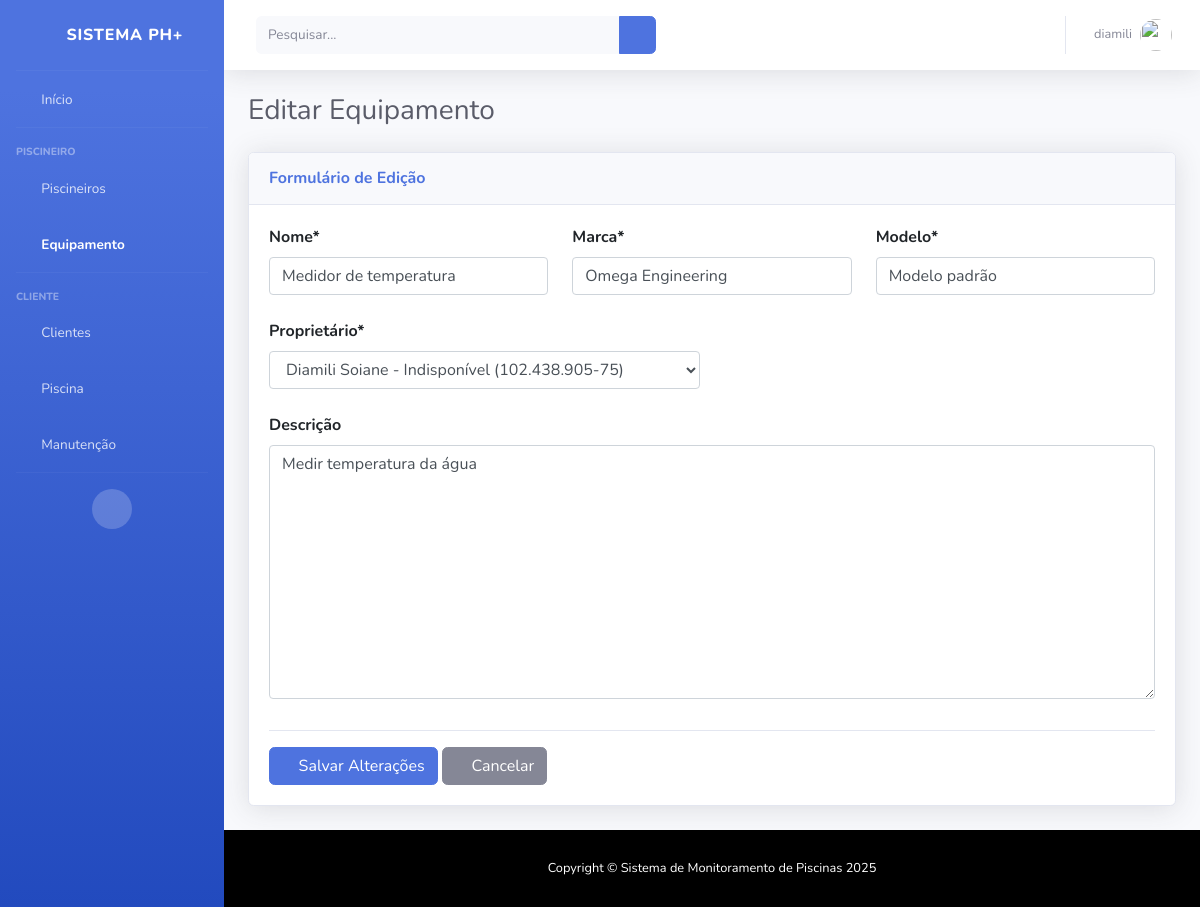
/equipamento/edit/1/ (signed in), run on the app's committed database.
### equipamento/models.py (models this page shows, shortened)
class Equipamento(models.Model):
    nome = models.CharField(max_length=100)
    descricao = models.TextField()
    marca = models.CharField(max_length=50)
    modelo = models.CharField(max_length=50)
    proprietario = models.ForeignKey(Piscineiro, on_delete=models.CASCADE, related_name="equipamentos")

### equipamento/views.py (the view)
# urls.py: path('edit/<int:id_equipamento>/', views.edit, name="equipamento_edit"),
@login_required
def edit(request, id_equipamento):
    if not (user_is_piscineiro(request.user) or user_is_admin(request.user)):
        return HttpResponseForbidden("Acesso restrito a piscineiros e administradores")
    equipamento = get_object_or_404(Equipamento, id=id_equipamento)
    if request.method == 'POST':
        form = EquipamentoForm(request.POST, instance=equipamento)
        if form.is_valid():
            form.save()
            return HttpResponseRedirect('/equipamento/')
    else:
        form = EquipamentoForm(instance=equipamento)
    return render(request, 'equipamento/edit.html', {'form': form})

### equipamento/forms.py
class EquipamentoForm(ModelForm):
    class Meta:
        model = Equipamento
        fields = ["nome", "descricao", "marca", "modelo", "proprietario"]

### piscineiro/models.py (called while the page is built)
    def __str__(self):
        name = self.get_full_name() or self.username
        status = "Disponível" if self.disponibilidade else "Indisponível"
        cpf_display = self.cpf_cnpj if self.cpf_cnpj else "Sem CPF/CNPJ"
        return f"{name} - {status} ({cpf_display})"

### templates/equipamento/edit.html (shortened to what this page needs)
{% extends 'base.html' %}
{% load static %}
{% block content %}
<div class="d-sm-flex align-items-center justify-content-between mb-4">
    <h1 class="h3 mb-0 text-gray-800">Editar Equipamento</h1>
</div>
<div class="card shadow mb-4">
    <div class="card-header py-3">
        <h6 class="m-0 font-weight-bold text-primary">Formulário de Edição</h6>
    </div>
    <div class="card-body">
        <form method="post">
            <div class="row">
                <div class="col-md-4">
                    <div class="form-group">
                        <label for="id_nome" class="font-weight-bold">Nome*</label>
                        {{ form.nome }}
                    </div>
                </div>
                <div class="col-md-4">
                    <div class="form-group">
                        <label for="id_marca" class="font-weight-bold">Marca*</label>
                        {{ form.marca }}
                    </div>
                </div>
                <div class="col-md-4">
                    <div class="form-group">
                        <label for="id_modelo" class="font-weight-bold">Modelo*</label>
                        {{ form.modelo }}
                    </div>
                </div>
            </div>
            <div class="row">
                <div class="col-md-6">
                    <div class="form-group">
                        <label for="id_proprietario" class="font-weight-bold">Proprietário*</label>
                        {{ form.proprietario }}
                    </div>
                </div>
            </div>
            <div class="form-group">
                <label for="id_descricao" class="font-weight-bold">Descrição</label>
                {{ form.descricao }}
            </div>
            <div class="mt-4 pt-3 border-top">
                <button type="submit" class="btn btn-primary">
                    <i class="fas fa-save"></i> Salvar Alterações
                </button>
                <a href="{% url 'equipamento_index' %}" class="btn btn-secondary">
                    <i class="fas fa-times"></i> Cancelar
                </a>
            </div>
        </form>
    </div>
</div>
{% endblock %}

### templates/topbar.html (shortened to what this page needs)
{% load static %}
<nav class="navbar navbar-expand navbar-light bg-white topbar mb-4 static-top shadow">
    <form class="d-none d-sm-inline-block form-inline mr-auto ml-md-3 my-2 my-md-0 mw-100 navbar-search">
        <div class="input-group">
            <input type="text" class="form-control bg-light border-0 small" placeholder="Pesquisar..."
                aria-label="Search" aria-describedby="basic-addon2">
            <div class="input-group-append">
                <button class="btn btn-primary" type="button">
                    <i class="fas fa-search fa-sm"></i>
                </button>
            </div>
        </div>
    </form>
    <ul class="navbar-nav ml-auto">
        <li class="nav-item dropdown no-arrow">
            <a class="nav-link dropdown-toggle" href="#" id="userDropdown" role="button" data-toggle="dropdown"
                aria-haspopup="true" aria-expanded="false">
                <span class="mr-2 d-none d-lg-inline text-gray-600 small">
                    {% if user.is_authenticated %}
                    {{ user.username }}
                    {% else %}
                    Guest
                    {% endif %}
                </span>
                <img class="img-profile rounded-circle" src="{% static 'sb-admin-2/img/undraw_profile.svg' %}">
            </a>
        </li>
    </ul>
</nav>

### templates/base.html (style rules this page uses)
html, body { height: 100%; }
body { display: flex; flex-direction: column; min-height: 100vh; }

### templates/equipamento/edit.html (style rules this page uses)
.form-group { margin-bottom: 1.5rem; }
.form-group label { display: block; margin-bottom: 0.5rem; }
input, select, textarea { width: 100%; max-width: 100%; padding: 0.375rem 0.75rem; font-size: 1rem; line-height: 1.5; color: #495057; background-color: #fff; background-clip: padding-box; border: 1px solid #ced4da; border-radius: 0.25rem; transition: border-color 0.15s ease-in-out, box-shadow 0.15s ease-in-out; }
select { height: calc(2.25rem + 2px); }

### data on the page
Equipamento: nome "Medidor de temperatura", marca "Omega Engineering", modelo "Modelo padrão", proprietario "Diamili Soiane - Indisponível (102.438.905-75)", descricao "Medir temperatura da água"

### other printed values
{{ user.username }} "diamili"
